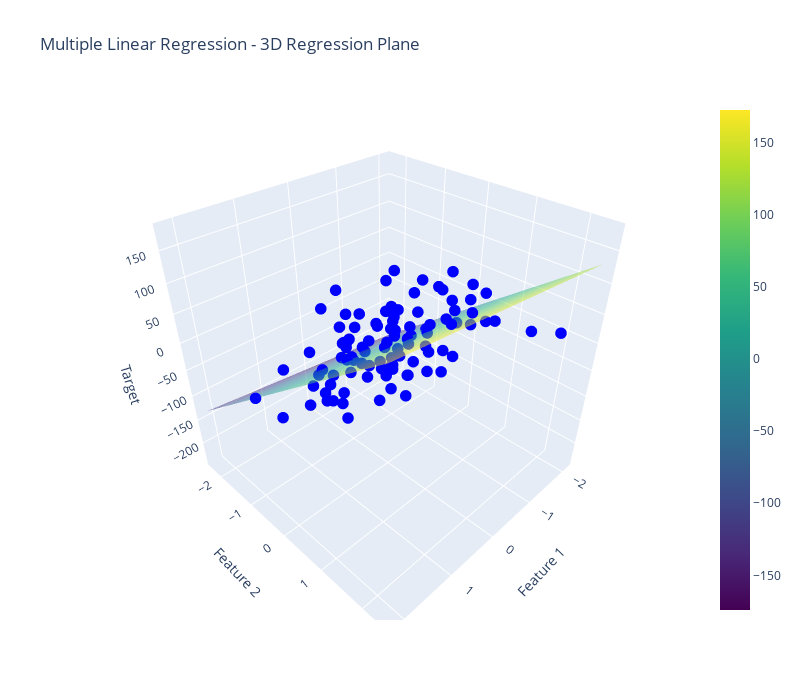

The code cell stored with this chart in its notebook:
### Code cell
grid_size = 30
feature1_range = np.linspace(df['feature1'].min(), df['feature1'].max(), grid_size)
feature2_range = np.linspace(df['feature2'].min(), df['feature2'].max(), grid_size)
feature1_grid, feature2_grid = np.meshgrid(feature1_range, feature2_range)


grid_points = np.c_[feature1_grid.ravel(), feature2_grid.ravel()]
predicted_target = lr.predict(grid_points).reshape(feature1_grid.shape)

# 3D Plot using Plotly
fig = go.Figure()

# Scatter plot of the actual data points
fig.add_trace(go.Scatter3d(x=df['feature1'], y=df['feature2'], z=df['target'],
                           mode='markers', marker=dict(size=4, color='blue'), name='Actual Data'))

# Surface plot of the regression plane
fig.add_trace(go.Surface(x=feature1_grid, y=feature2_grid, z=predicted_target,
                         opacity=0.5, colorscale='Viridis', name='Regression Plane'))

fig.update_layout(scene=dict(xaxis_title='Feature 1',
                             yaxis_title='Feature 2',
                             zaxis_title='Target'),
                  title='Multiple Linear Regression - 3D Regression Plane',
                  width=800, height=700)
fig.show()

### Figure 1 — Plotly figure (JSON) as saved in the notebook; plotly's stock layout.template omitted (floating-point values rounded to 4 significant figures; data arrays with more than 128 entries replaced by an {"elided": "..."} marker saying what was removed)
{"data": [{"marker": {"color": "blue", "size": 4}, "mode": "markers", "name": "Actual Data", "type": "scatter3d", "x": [-0.1846, -0.03745, -1.284, 0.6744, 0.5833, 0.3326, -0.336, 0.826, 0.2909, 0.06223, 2.109, 0.7212, 0.1379, 1.752, 1.26, 0.46, 0.6235, -0.09731, -0.8939, 0.3782, 0.584, 1.722, 0.4996, 0.7747, 0.6247, 0.9621, 0.8737, 0.2066, 1.122, -0.5917, 0.647, -1.3, -0.3249, -0.6581, -0.3877, -1.457, -0.5791, -0.1743, 0.318, 0.2454, -1.405, -0.1946, -0.1519, -0.8043, 0.2823, 0.293, 0.8175, -1.771, -0.7596, -0.1721, 1.065, 2.159, 0.8939, -0.7325, -0.1662, 1.756, 0.6272, 0.9175, -0.4566, -0.3355, -0.9092, 0.2571, -1.175, -0.569, -0.9798, -0.7433, -0.6246, 0.6133, 0.8124, -0.7148, -0.8192, 0.1906, -0.4983, 1.225, -0.5704, 1.09, 0.4113, 0.1751, 0.2954, -1.327, 1.65, -0.07473, -0.6723, 0.7277, -1.242, 1.055, 0.3647, 0.0477, -0.8992, -0.6652, 0.9542, -0.1035, 0.2699, -2.119, -1.46, 0.2922, -0.0225, -0.3321, -0.03199, -1.246], "y": [-0.1333, -0.08215, -0.8366, 0.8819, -2.324, 0.8052, -0.6076, -0.6197, -0.5389, 0.2407, 1.627, 0.7368, -0.8392, 1.059, 0.3741, -0.2666, 1.525, 0.8423, 0.3328, 1.277, 0.2185, 1.08, -0.8495, -0.1499, -1.3, 0.2382, 0.03987, 1.266, -0.1899, -1.421, 0.8286, 2.411, 0.1354, 1.156, -1.132, 1.042, 1.524, 0.3592, -1.555, 0.3623, 0.07732, -0.5139, -0.04871, -0.1322, 0.2707, 0.3983, 0.452, 0.2662, 0.1272, 0.5802, 1.554, -0.5179, -0.5953, 0.1454, -0.7952, -0.5099, -0.1581, -0.5217, -0.3841, -1.13, -1.202, 1.937, 0.1601, 0.02525, 0.6077, -0.7415, 1.163, 0.6648, -0.1868, 0.7125, -1.467, -0.8353, -0.2992, 2.435, -0.8528, 1.448, -0.7118, 0.6874, -0.7242, 0.2716, 0.702, 0.1589, -2.139, -0.1375, -1.211, -0.785, 0.5546, 0.9303, -0.3252, -0.2025, -0.8308, 1.314, -1.277, 1.362, 0.7957, 1.515, -0.06791, 0.9129, -0.2935, -1.292], "z": [9.466, 98.37, -165.8, 169.4, -127.5, 52.52, -161.1, -98.57, -43.31, 32.27, 59.19, 53.57, -23.44, 31.87, 147.3, 34.68, 74.91, 58.05, 65.46, 21.46, -5.622, 119.7, -75.98, 27.56, -112.2, 2.08, 10.57, 142.9, 95.19, -131.1, 18.47, 53.18, -72.78, 110.5, -75.02, 13.99, 68.85, 17.51, -116.8, -2.031, 69.36, 3.821, -52.08, 13.54, 73.89, -13.87, -3.296, -35.6, -37.92, 116.1, 30.7, -15.44, -34.26, -3.713, -59.2, -72.95, -4.58, -73.33, 1.911, -7.535, -148.8, 131.9, -64.22, -63.27, 14.72, -163.7, 88.29, 53.9, 53.32, 67.74, -95.39, 24.46, 23.96, 176.2, -101.3, 87.94, -40.05, 60.21, -26.6, -78.52, 12.63, -9.652, -236.9, 26.36, -53.67, -102.7, 48.47, 54.23, 37.75, -43.09, -9.679, 97.69, -126.8, -21.06, 53.96, 108.7, -67.74, -31.33, 14.64, -35.88]}, {"colorscale": [[0, "#440154"], [0.1111, "#482878"], [0.2222, "#3e4989"], [0.3333, "#31688e"], [0.4444, "#26828e"], [0.5556, "#1f9e89"], [0.6667, "#35b779"], [0.7778, "#6ece58"], [0.8889, "#b5de2b"], [1, "#fde725"]], "name": "Regression Plane", "opacity": 0.5, "type": "surface", "x": {"elided": "30x30 float values"}, "y": {"elided": "30x30 float values"}, "z": {"elided": "30x30 float values"}}], "layout": {"height": 700, "scene": {"xaxis": {"title": {"text": "Feature 1"}}, "yaxis": {"title": {"text": "Feature 2"}}, "zaxis": {"title": {"text": "Target"}}}, "title": {"text": "Multiple Linear Regression - 3D Regression Plane"}, "width": 800}}
